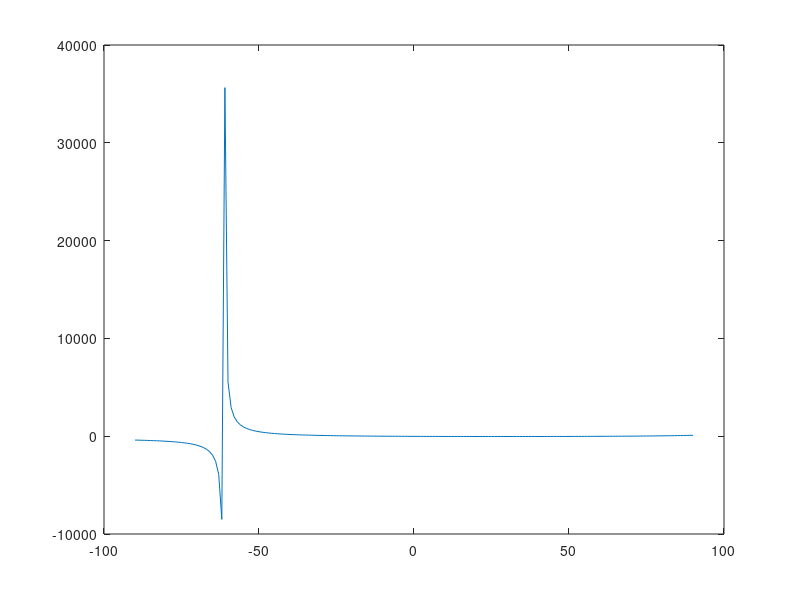

Reproduce this figure in MATLAB. (Note: this script raises an error after producing the figure.)
% Define problem constants
g = 9.81;
mu = 0.55;
F = 150;
m = 25;
angle = [-90:90]

format long
% Define the function to be solved for. Is the angle specified in radians or degrees?
func = @(angle) (mu*m*g)./((cosd((angle)))+(mu*sind((angle))))-F;


% THINK, what makes range sense for angle?
L = -90;
U = 90;

% Plot your function. Does plotting give you an idea about where the root is?
plot(angle, func(angle));

% Finaly solve for the root using the bisection script given to you, which can be called as:
[root, fx, ea, iter] = bisect(func, L, U);
angle = root;
fprintf('Root: %.2f; Iterations: %.2f; Error: %.2f', root, iter, ea);

% These variables will be checked for your final answer:
%angle =  % the angle in degree that solves this problem
%fx =     % the function value at your solved angle
%ea =     % the bisection error estimate
%iter =   % the number of bisection iterations